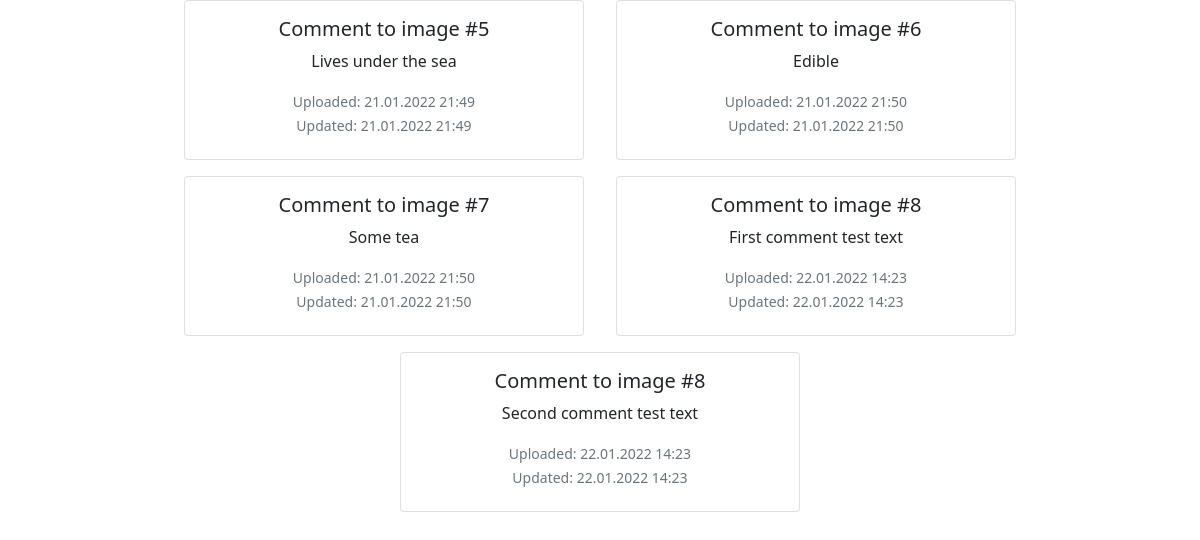
The app's page /img/comments/ with its own data.
### images/models.py (models this page shows, shortened)
class Comment(models.Model):
    img = models.ForeignKey('Image', on_delete=models.CASCADE, related_name='comments')
    text = models.TextField(max_length=100)
    date_post = models.DateTimeField(auto_now_add=True)
    date_updated = models.DateTimeField(auto_now=True)

### images/views.py (the view)
class CommentsViewSet(viewsets.ModelViewSet):
    queryset = Comment.objects.all()
    serializer_class = CommentsSerializer
    renderer_classes = [TemplateHTMLRenderer]
    template_name = 'comments.html'

### images/templates/comments.html
{% extends 'homepage.html' %}
    {% block content %}
    <div class="container w-auto">
        <div class="row justify-content-md-center">
    {% for comment in results %}
        <div class="card mb-3 mx-3" style="width: 25rem; height: 10rem;">
            <div class="card-body">
              <h5 class="card-title">Comment to image #{{ comment.img }}</h5>
              <p class="card-text">
              {{ comment.text }}<br></p>
              <p class="card-text"><small class="text-muted">
                Uploaded: {{ comment.date_post }}<br>
                Updated: {{ comment.date_updated }}</small></p><br>
            </div>
        </div>
            {% endfor %}
        </div>
      </div>
    {% endblock %}

### records on screen
Comment: text "Lives under the sea"
Comment: text "Edible"
Comment: text "Some tea"
Comment: text "First comment test text"
Comment: text "Second comment test text"

### other values on screen
{{ comment.img }} "5" "6" "7" "8" "8"
{{ comment.date_post }} "21.01.2022 21:49" "21.01.2022 21:50" "21.01.2022 21:50" "22.01.2022 14:23" "22.01.2022 14:23"
{{ comment.date_updated }} "21.01.2022 21:49" "21.01.2022 21:50" "21.01.2022 21:50" "22.01.2022 14:23" "22.01.2022 14:23"
